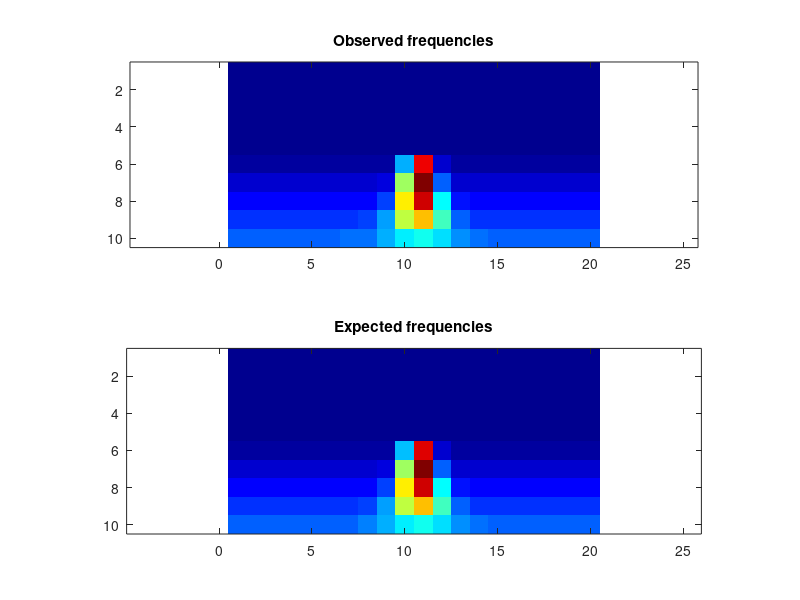

The MATLAB source for this figure:
obsFrequencies = [ 0, 0, 0, 0, 0, 0, 0, 0, 0, 0, 0, 0, 0, 0, 0, 0, 0, 0, 0, 0; 0, 0, 0, 0, 0, 0, 0, 0, 0, 0, 0, 0, 0, 0, 0, 0, 0, 0, 0, 0; 0, 0, 0, 0, 0, 0, 0, 0, 0, 0, 0, 0, 0, 0, 0, 0, 0, 0, 0, 0; 0, 0, 0, 0, 0, 0, 0, 0, 0, 0, 0, 0, 0, 0, 0, 0, 0, 0, 0, 0; 0, 0, 0, 0, 0, 0, 0, 0, 0, 0, 0, 0, 0, 0, 0, 0, 0, 0, 0, 0; 1166, 1191, 1244, 1226, 1244, 1197, 1203, 1259, 1246, 15470, 46530, 3296, 1251, 1153, 1211, 1205, 1260, 1152, 1208, 1161; 3718, 3532, 3598, 3625, 3691, 3573, 3563, 3647, 4559, 27291, 52281, 11274, 3719, 3661, 3594, 3498, 3615, 3539, 3632, 3539; 5870, 6110, 5993, 6088, 5861, 5837, 6157, 6199, 9344, 32736, 47850, 19206, 6877, 5998, 6041, 6058, 6102, 5983, 5884, 6008; 8347, 8468, 8173, 8436, 8346, 8544, 8575, 9126, 14447, 29176, 35661, 22128, 11188, 8776, 8470, 8434, 8458, 8417, 8585, 8398; 10796, 10846, 10837, 10842, 10894, 11019, 11550, 12214, 14995, 18527, 19858, 17246, 13754, 11750, 11079, 10766, 10707, 10860, 10761, 10826 ];
expFrequencies = [ 0, 0, 0, 0, 0, 0, 0, 0, 0, 0, 0, 0, 0, 0, 0, 0, 0, 0, 0, 0; 0, 0, 0, 0, 0, 0, 0, 0, 0, 0, 0, 0, 0, 0, 0, 0, 0, 0, 0, 0; 0, 0, 0, 0, 0, 0, 0, 0, 0, 0, 0, 0, 0, 0, 0, 0, 0, 0, 0, 0; 0, 0, 0, 0, 0, 0, 0, 0, 0, 0, 0, 0, 0, 0, 0, 0, 0, 0, 0, 0; 0, 0, 0, 0, 0, 0, 0, 0, 0, 0, 0, 0, 0, 0, 0, 0, 0, 0, 0, 0; 1200, 1200, 1200, 1200, 1200, 1200, 1200, 1200, 1252.6, 15630.4, 46622.6, 3312.74, 1201.36, 1200, 1200, 1200, 1200, 1200, 1200, 1200; 3600, 3600, 3600, 3600, 3600, 3600, 3600, 3603.7, 4481.79, 27220.8, 52140, 11238.9, 3701.74, 3600.2, 3600, 3600, 3600, 3600, 3600, 3600; 6000, 6000, 6000, 6000, 6000, 6000.01, 6001.72, 6124.38, 9541.24, 32661.1, 47948.8, 19270, 6943.74, 6020.99, 6000.21, 6000, 6000, 5999.99, 6000, 6000; 8400, 8400, 8400, 8400.02, 8400.28, 8404.38, 8468.47, 9241.18, 14566.8, 29134.4, 35696.4, 22010.9, 11202.5, 8694.4, 8420.89, 8401.3, 8400.09, 8400, 8400, 8400; 10817.5, 10819.4, 10825, 10838.2, 10871.8, 10968.8, 11294.9, 12360.4, 15005.8, 18675.1, 19898, 17123.1, 13622.1, 11749.3, 11102.8, 10912.7, 10853, 10831, 10821.9, 10818.2 ];
colormap(jet);
clf; subplot(2,1,1);
imagesc(obsFrequencies);
title('Observed frequencies');
axis equal;
subplot(2,1,2);
imagesc(expFrequencies);
axis equal;
title('Expected frequencies');
